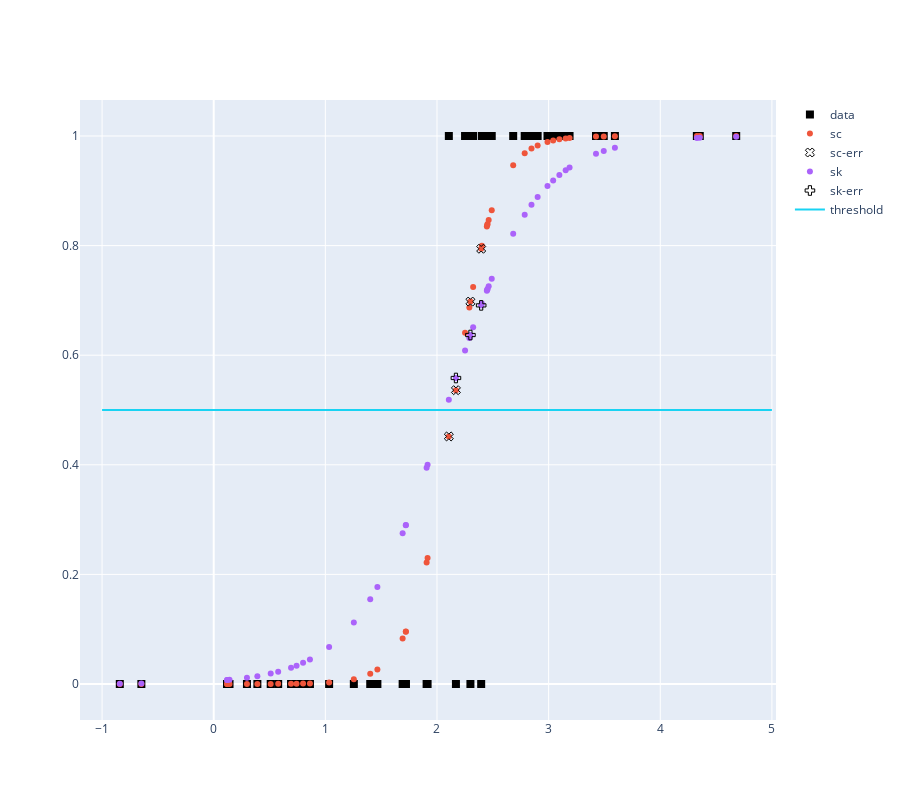

Write notebook code for a chart like this one.
### Code cell
fig = go.Figure(layout=dict(height=800))

fig.add_trace(go.Scatter(x=x[:,0], y=y,mode='markers',marker_symbol='square',name='data',marker=dict(color='Black', size=8)))

fig.add_trace(go.Scatter(x=x[:,0], y=model.predict_prob(x),mode='markers',name='sc'))
fig.add_trace(go.Scatter(x=x[:,0][x_err1], y=model.predict_prob(x)[x_err1],marker_symbol='x',mode='markers',name='sc-err',marker=dict(color='rgba(135, 206, 250, 0)', size=8, line=dict(  color='Black',        width=1  ))))



fig.add_trace(go.Scatter(x=x[:,0], y=lrsk.predict_proba(x)[:,1],mode='markers',name='sk'))
fig.add_trace(go.Scatter(x=x[:,0][x_err2], y=lrsk.predict_proba(x)[:,1][x_err2],marker_symbol='cross',mode='markers',name='sk-err',marker=dict(color='rgba(135, 206, 250,0)', size=8, line=dict(  color='Black',        width=1  ))))

fig.add_trace(go.Scatter(x=[-1,5],y=[0.5,0.5],mode='lines',name='threshold'))
fig.show()
